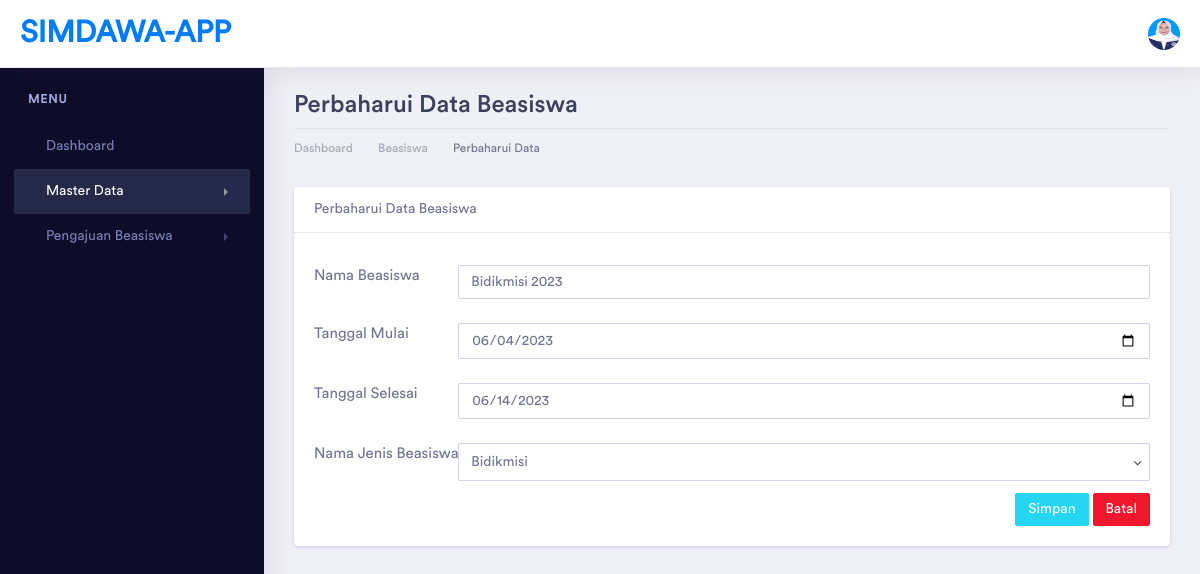
The app's page /beasiswa/ubah/1 with its own data.
### tables this page shows
CREATE TABLE `beasiswa` (
  `id` int(11) NOT NULL,
  `nama_beasiswa` varchar(50) DEFAULT NULL,
  `tanggal_mulai` date DEFAULT NULL,
  `tanggal_selesai` date DEFAULT NULL,
  `jenis_id` int(11) DEFAULT NULL
);

### application/controllers/Beasiswa.php (called while the page is built, shortened)
<?php
class Beasiswa extends CI_Controller
{
    public function __construct()
    {
        $this->load->model(array('JenisModel', 'BeasiswaModel'));
        $this->load->library('Pdf');
    }
    public function ubah($id)
    {
        if (isset($_POST['update'])) {
            $this->BeasiswaModel->update_beasiswa();
            redirect('beasiswa');
        } else {
            $data['jenis'] = $this->JenisModel->get_jenis();
            $data['title'] = "Perbaharui Data Beasiswa | SIMDAWA-APP";
            $data['beasiswa'] = $this->BeasiswaModel->get_beasiswa_byid($id);
            $this->load->view('template/header', $data);
            $this->load->view('template/sidebar');
            $this->load->view('beasiswa/beasiswa_update', $data);
            $this->load->view('template/footer');
        }
    }
}

### index.php (called while the page is built, shortened)
<?php
require_once BASEPATH.'core/CodeIgniter.php';

### application/models/BeasiswaModel.php (called while the page is built, shortened)
<?php
class BeasiswaModel extends CI_Model
{
    private $tabel = "beasiswa";
    public function get_beasiswa_byid($id)
    {
        return $this->db->get_where($this->tabel, ['id' => $id])->row();
    }
}

### application/models/JenisModel.php (called while the page is built, shortened)
<?php
class JenisModel extends CI_Model
{
    private $tabel = "jenis_beasiswa";
    public function get_jenis()
    {
        return $this->db->get($this->tabel)->result();
    }
}

### application/views/beasiswa/beasiswa_update.php (the view, shortened to what this page needs)
<div class="dashboard-wrapper">
    <div class="container-fluid dashboard-content">
        <div class="row">
            <div class="col-xl-12 col-lg-12 col-md-12 col-sm-12 col-12">
                <div class="page-header">
                    <h2 class="pageheader-title">Perbaharui Data Beasiswa </h2>
                    <div class="page-breadcrumb">
                        <nav aria-label="breadcrumb">
                            <ol class="breadcrumb">
                                <li class="breadcrumb-item"><a href="<?= base_url('home') ?>" class="breadcrumb-link">Dashboard</a></li>
                                <li class="breadcrumb-item"><a href="<?= base_url('beasiswa') ?>" class="breadcrumb-link">Beasiswa</a></li>
                                <li class="breadcrumb-item active" aria-current="page">Perbaharui Data</li>
                            </ol>
                        </nav>
                    </div>
                </div>
            </div>
        </div>
        <div class="row">
            <div class="col-xl-12 col-lg-12 col-md-12 col-sm-12 col-12">
                <div class="card">
                    <div class="card-header">
                        Perbaharui Data Beasiswa
                    </div>
                    <div class="card-body">
                        <form action="" method="post">
                            <div class="form-group row">
                                <label for="nama_beasiswa" class="col-md-2">Nama Beasiswa</label>
                                <div class="col-md-10">
                                    <input type="text" name="nama_beasiswa" value="<?= $beasiswa->nama_beasiswa ?>" placeholder="Nama Beasiswa" class="form-control">
                                </div>
                            </div>
                            <div class="form-group row">
                                <label for="tanggal_mulai" class="col-md-2">Tanggal Mulai</label>
                                <div class="col-md-10">
                                    <input type="date" name="tanggal_mulai" value="<?= $beasiswa->tanggal_mulai ?>" required class="form-control">
                                </div>
                            </div>
                            <div class="form-group row">
                                <label for="tanggal_selesai" class="col-md-2">Tanggal Selesai</label>
                                <div class="col-md-10">
                                    <input type="date" name="tanggal_selesai" value="<?= $beasiswa->tanggal_selesai ?>" required class="form-control">
                                </div>
                            </div>
                            <div class="form-group row">
                                <label for="keterangan" class="col-md-2">Nama Jenis Beasiswa</label>
                                <div class="col-md-10">
                                    <select name="jenis_id" required class="form-control">
                                        <?php
                                        foreach ($jenis as $a) {
                                            $selected = ($a->id == $beasiswa->jenis_id) ? "selected" : "";
                                            echo "<option value='$a->id' $selected>$a->nama_jenis</option>";
                                        }
                                        ?>
                                    </select>
                                </div>
                            </div>
                            <a href="<?= base_url('beasiswa') ?>" class="btn btn-sm btn-danger float-right">Batal</a>
                            <button type="submit" name="update" class="btn btn-sm btn-info float-right mr-1">Simpan</button>
                        </form>
                    </div>
                </div>
            </div>
        </div>
    </div>
</div>

### records on screen
beasiswa: nama_beasiswa "Bidikmisi 2023", tanggal_mulai "06/04/2023", tanggal_selesai "06/14/2023"

### other values on screen
form field jenis_id "Bidikmisi"
